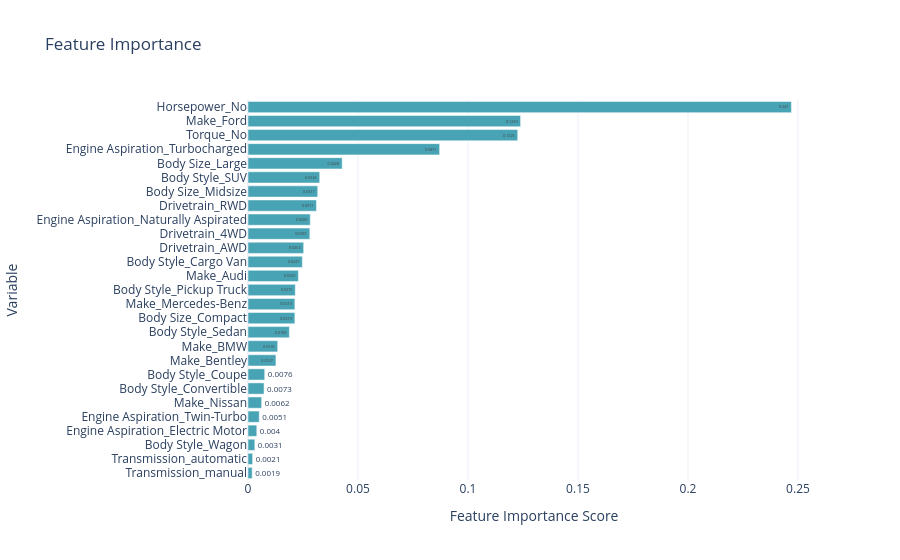

Here is the notebook cell this chart was saved with:
### Markdown cell above
#### 8.4. Creating the Bar Graph

### Code cell
# creating our Bar chart

# Sort feature importance DataFrame by 'Feature Importance Score'
final_fi_sorted = final_fi.sort_values(by='Feature Importance Score', ascending=True)

# Create interactive bar chart with Plotly
fig = px.bar(
    final_fi_sorted,
    x='Feature Importance Score',
    y='Variable',
    orientation='h',
    title="Feature Importance",
    labels={'Feature Importance Score': 'Importance', 'Variable': 'Feature'},
    text='Feature Importance Score',
    color_discrete_sequence=['#48a3b4']  # Custom bar color
)
fig.update_layout(
    xaxis_title="Feature Importance Score",
    yaxis_title="Variable",
    template="plotly_white",
    height=500
)
# st.plotly_chart(fig, use_container_width=True)

fig.show()

### Figure 1 — Plotly figure (JSON) as saved in the notebook; plotly's stock layout.template omitted (floating-point values rounded to 4 significant figures)
{"data": [{"alignmentgroup": "True", "hovertemplate": "Importance=%{text}<br>Feature=%{y}<extra></extra>", "legendgroup": "", "marker": {"color": "#48a3b4", "pattern": {"shape": ""}}, "name": "", "offsetgroup": "", "orientation": "h", "showlegend": false, "text": [0.0019, 0.0021, 0.0031, 0.004, 0.0051, 0.0062, 0.0073, 0.0076, 0.0127, 0.0135, 0.0188, 0.0213, 0.0213, 0.0215, 0.0229, 0.0247, 0.0253, 0.0281, 0.0283, 0.0311, 0.0317, 0.0326, 0.0428, 0.0871, 0.1226, 0.1239, 0.247], "textposition": "auto", "type": "bar", "x": [0.0019, 0.0021, 0.0031, 0.004, 0.0051, 0.0062, 0.0073, 0.0076, 0.0127, 0.0135, 0.0188, 0.0213, 0.0213, 0.0215, 0.0229, 0.0247, 0.0253, 0.0281, 0.0283, 0.0311, 0.0317, 0.0326, 0.0428, 0.0871, 0.1226, 0.1239, 0.247], "xaxis": "x", "y": ["Transmission_manual", "Transmission_automatic", "Body Style_Wagon", "Engine Aspiration_Electric Motor", "Engine Aspiration_Twin-Turbo", "Make_Nissan", "Body Style_Convertible", "Body Style_Coupe", "Make_Bentley", "Make_BMW", "Body Style_Sedan", "Body Size_Compact", "Make_Mercedes-Benz", "Body Style_Pickup Truck", "Make_Audi", "Body Style_Cargo Van", "Drivetrain_AWD", "Drivetrain_4WD", "Engine Aspiration_Naturally Aspirated", "Drivetrain_RWD", "Body Size_Midsize", "Body Style_SUV", "Body Size_Large", "Engine Aspiration_Turbocharged", "Torque_No", "Make_Ford", "Horsepower_No"], "yaxis": "y"}], "layout": {"autosize": true, "barmode": "relative", "legend": {"tracegroupgap": 0}, "title": {"text": "Feature Importance"}, "xaxis": {"anchor": "y", "autorange": true, "domain": [0, 1], "range": [0, 0.26], "title": {"text": "Feature Importance Score"}, "type": "linear"}, "yaxis": {"anchor": "x", "autorange": true, "domain": [0, 1], "range": [-0.5, 26.5], "title": {"text": "Variable"}, "type": "category"}}}
